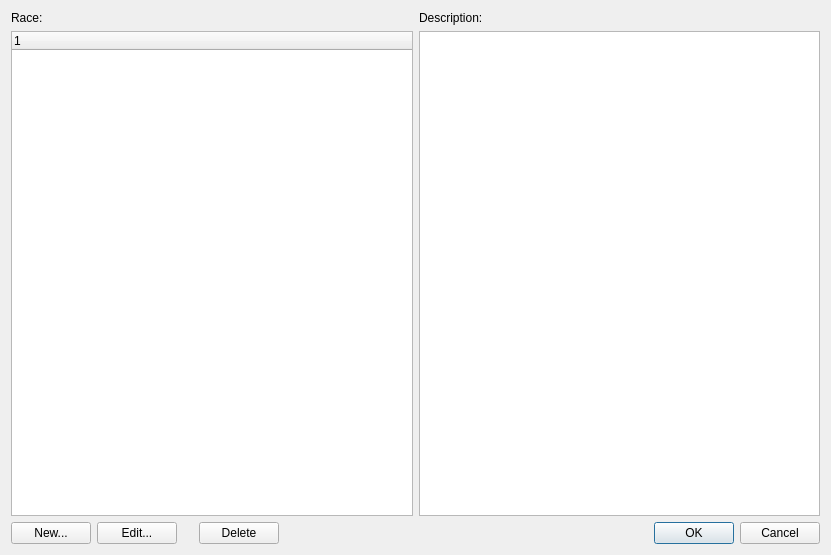
<?xml version="1.0" encoding="UTF-8"?>
<ui version="4.0">
 <class>RaceDialog</class>
 <widget class="QDialog" name="RaceDialog">
  <property name="geometry">
   <rect>
    <x>0</x>
    <y>0</y>
    <width>831</width>
    <height>555</height>
   </rect>
  </property>
  <property name="windowTitle">
   <string>Races</string>
  </property>
  <property name="sizeGripEnabled">
   <bool>false</bool>
  </property>
  <layout class="QGridLayout" name="gridLayout">
   <item row="0" column="0">
    <layout class="QVBoxLayout" name="verticalLayout_3">
     <item>
      <layout class="QHBoxLayout" name="horizontalLayout">
       <item>
        <layout class="QVBoxLayout" name="verticalLayout">
         <item>
          <widget class="QLabel" name="label">
           <property name="text">
            <string>Race:</string>
           </property>
          </widget>
         </item>
         <item>
          <widget class="QTreeWidget" name="treeWidgetRace">
           <column>
            <property name="text">
             <string notr="true">1</string>
            </property>
           </column>
          </widget>
         </item>
        </layout>
       </item>
       <item>
        <layout class="QVBoxLayout" name="verticalLayout_2">
         <item>
          <widget class="QLabel" name="label_2">
           <property name="text">
            <string>Description:</string>
           </property>
          </widget>
         </item>
         <item>
          <widget class="QTextEdit" name="textEditDescription">
           <property name="readOnly">
            <bool>true</bool>
           </property>
          </widget>
         </item>
        </layout>
       </item>
      </layout>
     </item>
     <item>
      <layout class="QHBoxLayout" name="horizontalLayout_2">
       <item>
        <layout class="QHBoxLayout" name="horizontalLayout_3">
         <item>
          <widget class="QPushButton" name="pushButtonNew">
           <property name="text">
            <string>New...</string>
           </property>
          </widget>
         </item>
         <item>
          <widget class="QPushButton" name="pushButtonEdit">
           <property name="text">
            <string>Edit...</string>
           </property>
          </widget>
         </item>
         <item>
          <widget class="QLabel" name="label_3">
           <property name="text">
            <string>   </string>
           </property>
          </widget>
         </item>
         <item>
          <widget class="QPushButton" name="pushButtonDelete">
           <property name="text">
            <string>Delete</string>
           </property>
          </widget>
         </item>
        </layout>
       </item>
       <item>
        <spacer name="horizontalSpacer">
         <property name="orientation">
          <enum>Qt::Horizontal</enum>
         </property>
         <property name="sizeHint" stdset="0">
          <size>
           <width>40</width>
           <height>20</height>
          </size>
         </property>
        </spacer>
       </item>
       <item>
        <widget class="QDialogButtonBox" name="buttonBox">
         <property name="orientation">
          <enum>Qt::Horizontal</enum>
         </property>
         <property name="standardButtons">
          <set>QDialogButtonBox::Cancel|QDialogButtonBox::Ok</set>
         </property>
        </widget>
       </item>
      </layout>
     </item>
    </layout>
   </item>
  </layout>
 </widget>
 <resources/>
 <connections>
  <connection>
   <sender>buttonBox</sender>
   <signal>accepted()</signal>
   <receiver>RaceDialog</receiver>
   <slot>accept()</slot>
   <hints>
    <hint type="sourcelabel">
     <x>248</x>
     <y>254</y>
    </hint>
    <hint type="destinationlabel">
     <x>157</x>
     <y>274</y>
    </hint>
   </hints>
  </connection>
  <connection>
   <sender>buttonBox</sender>
   <signal>rejected()</signal>
   <receiver>RaceDialog</receiver>
   <slot>reject()</slot>
   <hints>
    <hint type="sourcelabel">
     <x>316</x>
     <y>260</y>
    </hint>
    <hint type="destinationlabel">
     <x>286</x>
     <y>274</y>
    </hint>
   </hints>
  </connection>
 </connections>
</ui>
